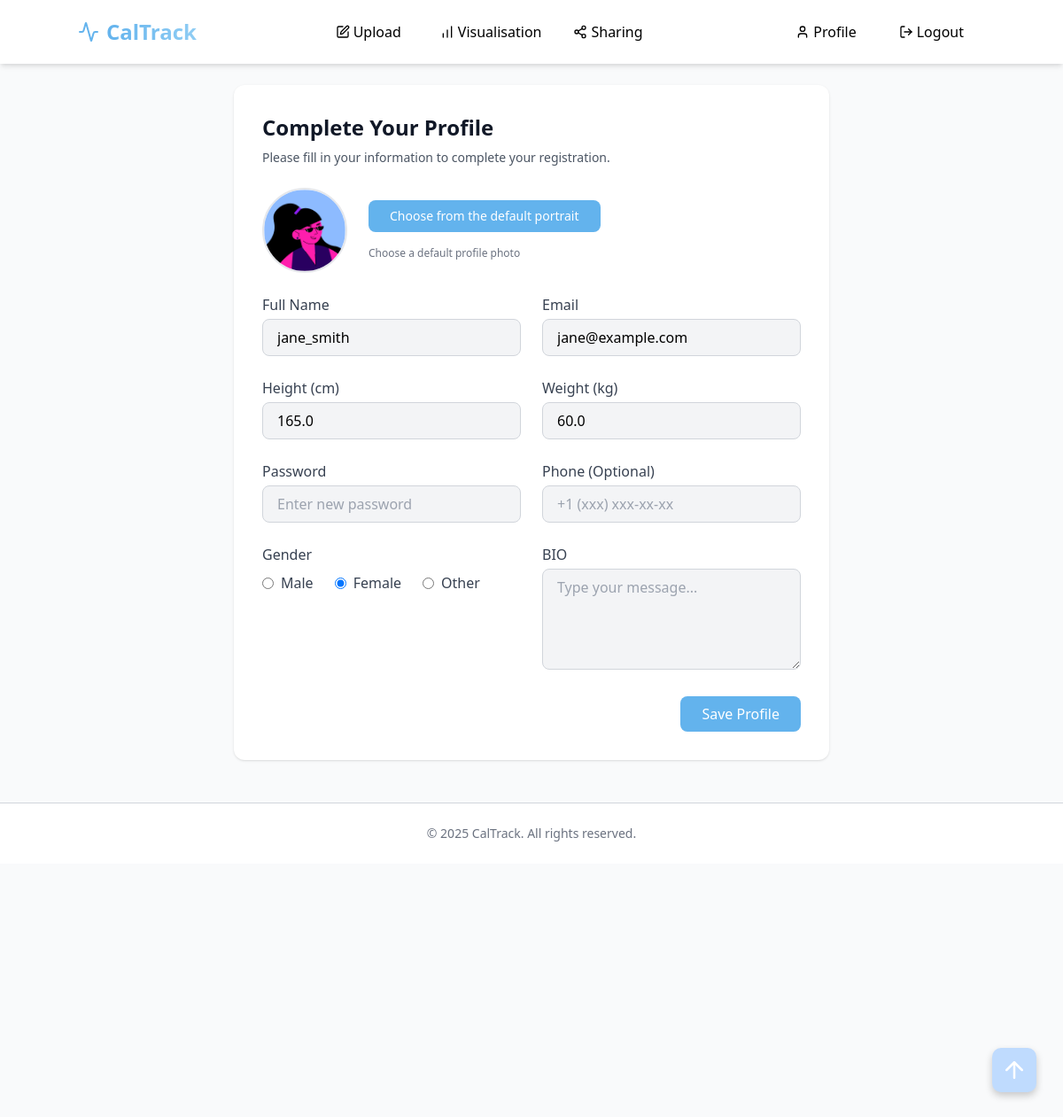
/complete-profile (signed in), run on the app's committed database.
### app/models.py (models this page shows, shortened)
class User(db.Model):
    __tablename__ = 'users'
    id = db.Column(db.Integer, primary_key=True)
    username = db.Column(db.String(80), unique=True, nullable=False)
    password_hash = db.Column(db.String(120), nullable=False)
    email = db.Column(db.String(120), unique=True, nullable=False)
    created_at = db.Column(db.DateTime, default=datetime.utcnow)
    photo = db.Column(db.String(255), nullable=True)  # Store filename of profile photo
    gender = db.Column(db.String(20), nullable=True)
    bio = db.Column(db.Text, nullable=True)
    phone = db.Column(db.String(30), nullable=True)
    height = db.Column(db.Float, nullable=True)
    weight = db.Column(db.Float, nullable=True)
    target_weight = db.Column(db.Float, nullable=True)
    is_verified = db.Column(db.Boolean, default=False, nullable=False)
    calorie_entries = db.relationship(
        'CalorieEntry', back_populates='user', cascade='all, delete-orphan')
    friendships_initiated = db.relationship(
        'Friendship', foreign_keys='Friendship.user_id', back_populates='user')
    friendships_received = db.relationship(
        'Friendship', foreign_keys='Friendship.friend_id', back_populates='friend')
    shared_calories_sent = db.relationship(
        'SharedCalories', foreign_keys='SharedCalories.sharer_id', back_populates='sharer')
    shared_calories_received = db.relationship(
        'SharedCalories', foreign_keys='SharedCalories.recipient_id', back_populates='recipient')
    daily_metrics = db.relationship(
        'DailyMetrics', back_populates='user', cascade='all, delete-orphan')
    calorie_burns = db.relationship(
        'CalorieBurn', back_populates='user', cascade='all, delete-orphan')
    verification_codes = db.relationship(
        'VerificationCode', back_populates='user', cascade='all, delete-orphan')
    recommendations = db.relationship(
        'Recommendation', back_populates='user', cascade='all, delete-orphan')

### app/route_nav.py (the view, shortened to what this page needs)
@app.route('/complete-profile', methods=['GET', 'POST'])
@login_required
def complete_profile():
    user = User.query.get(session['user_id'])
    from .models import UserGoal
    goal = UserGoal.query.filter_by(user_id=user.id).first()
    return render_template('complete_profile.html', title='Complete Profile', current_user=user)

### app/auth.py (called while the page is built)
def login_required(f):
    @wraps(f)
    def decorated_function(*args, **kwargs):
        if 'user_id' not in session:
            flash('Please log in to access this page', 'error')
            return redirect(url_for('index'))
        return f(*args, **kwargs)
    return decorated_function

### app/templates/complete_profile.html (shortened to what this page needs)
 {% extends 'base.html' %} {% block content %}
<div class="bg-white rounded-xl shadow p-8 max-w-2xl mx-auto mt-10">
  <h2 class="text-2xl font-semibold text-gray-900 mb-2">Complete Your Profile</h2>
  <p class="text-sm text-gray-600 mb-6">
    Please fill in your information to complete your registration.
  </p>
  <form class="space-y-6" method="POST" enctype="multipart/form-data">
    <div class="flex items-center space-x-6 mb-8">
      <img
        src="{{ url_for('static', filename='profile_photos/' + current_user.photo if current_user.photo else 'profile_photos/vibrent_1.png') }}"
        alt="Profile Photo"
        class="w-24 h-24 rounded-full object-cover border-2 border-gray-200"
        id="profile-photo-preview"
      />
      <div>
        <button type="button" id="choose-avatar-btn" class="px-6 py-2 bg-cal-blue text-white text-sm font-medium rounded-lg hover:bg-cal-blue-dark focus:outline-none focus:ring-2 focus:ring-cal-blue mb-2">
          Choose from the default portrait
        </button>
        <p class="text-xs text-gray-500 mt-2">Choose a default profile photo</p>
      </div>
    </div>
    <div class="grid grid-cols-1 md:grid-cols-2 gap-6">
      <div>
        <label for="fullName" class="block text-gray-700 mb-1">Full Name</label>
        <input
          id="fullName"
          name="fullName"
          type="text"
          value="{{ current_user.username }}"
          placeholder="Full Name"
          class="w-full bg-gray-100 border border-gray-300 rounded-lg px-4 py-2 focus:outline-none focus:border-cal-blue"
        />
      </div>
      <div>
        <label for="email" class="block text-gray-700 mb-1">Email</label>
        <input
          id="email"
          name="email"
          type="email"
          value="{{ current_user.email }}"
          placeholder="Email"
          class="w-full bg-gray-100 border border-gray-300 rounded-lg px-4 py-2 focus:outline-none focus:border-cal-blue"
        />
      </div>
    </div>
    <div class="grid grid-cols-1 md:grid-cols-2 gap-6">
      <div>
        <label for="height" class="block text-gray-700 mb-1">Height (cm)</label>
        <input
          id="height"
          name="height"
          type="number"
          step="0.1"
          required
          value="{{ current_user.height if current_user.height is not none else '' }}"
          placeholder="Enter your height"
          class="w-full bg-gray-100 border border-gray-300 rounded-lg px-4 py-2 focus:outline-none focus:border-cal-blue"
        />
      </div>
      <div>
        <label for="weight" class="block text-gray-700 mb-1">Weight (kg)</label>
        <input
          id="weight"
          name="weight"
          type="number"
          step="0.1"
          required
          value="{{ current_user.weight if current_user.weight is not none else '' }}"
          placeholder="Enter your weight"
          class="w-full bg-gray-100 border border-gray-300 rounded-lg px-4 py-2 focus:outline-none focus:border-cal-blue"
        />
      </div>
    </div>
    <div class="grid grid-cols-1 md:grid-cols-2 gap-6">
      <div>
        <label for="password" class="block text-gray-700 mb-1">Password</label>
        <input
          id="password"
          name="password"
          type="password"
          placeholder="Enter new password"
          class="w-full bg-gray-100 border border-gray-300 rounded-lg px-4 py-2 focus:outline-none focus:border-cal-blue"
        />
      </div>
      <div>
        <label for="phone" class="block text-gray-700 mb-1">Phone (Optional)</label>
        <input
          id="phone"
          name="phone"
          type="tel"
          value="{{ current_user.phone if current_user.phone else '' }}"
          placeholder="+1 (xxx) xxx-xx-xx"
          class="w-full bg-gray-100 border border-gray-300 rounded-lg px-4 py-2 focus:outline-none focus:border-cal-blue"
        />
      </div>
    </div>
    <div class="flex flex-col md:flex-row md:space-x-6">
      <div class="flex-1">
        <span class="block text-gray-700 mb-2">Gender</span>
        <div class="flex items-center space-x-6">
          <label class="flex items-center space-x-2">
            <input
              type="radio"
              name="gender"
              value="male"
              required
              class="text-cal-blue focus:ring-0"
            />
            <span class="text-gray-700">Male</span>
          </label>
          <label class="flex items-center space-x-2">
            <input
              type="radio"
              name="gender"
              value="female"
              class="text-cal-blue focus:ring-0"
              {% if current_user.gender == 'female' %}checked{% endif %}
            />
            <span class="text-gray-700">Female</span>
          </label>
          <label class="flex items-center space-x-2">
            <input
              type="radio"
              name="gender"
              value="other"
              class="text-cal-blue focus:ring-0"
            />
            <span class="text-gray-700">Other</span>
          </label>
        </div>
      </div>
      <div class="flex-1">
        <label for="bio" class="block text-gray-700 mb-1">BIO</label>
        <textarea
          id="bio"
          name="bio"
          rows="4"
          placeholder="Type your message..."
          class="w-full bg-gray-100 border border-gray-300 rounded-lg px-4 py-2 focus:outline-none focus:border-cal-blue"
        >{{ current_user.bio if current_user.bio else '' }}</textarea>
      </div>
    </div>
    <div class="flex justify-end">
      <button
        type="submit"
        class="px-6 py-2 bg-cal-blue text-white font-medium rounded-lg hover:bg-cal-blue-dark focus:outline-none focus:ring-2 focus:ring-cal-blue"
      >
        Save Profile
      </button>
    </div>
  </form>
</div>
{% endblock %}

### app/templates/base.html (style rules this page uses)
html { scroll-behavior: smooth; }

### data on the page
User: fullName "jane_smith", email "jane@example.com", height "165.0", weight "60.0", gender "☐ Male", gender "☑ Female", gender "☐ Other"
